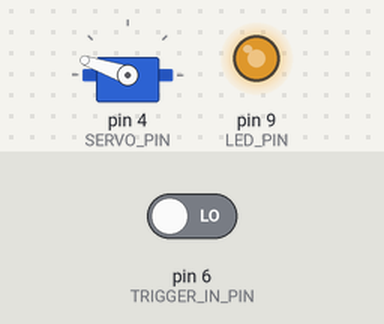
A sketch run on a simulated Arduino Uno, built with avr-gcc and run on an emulated ATmega328P. Parts: servo, output pins drawn as LEDs (lit = HIGH). Wiring (inferred from the names in the program): servo: signal pin 4. The inputs (shaded band) are chosen by the test bench; at power-on: pin 6 (TRIGGER_IN_PIN) LOW. Servo pulses on a pin are drawn as a servo (544–2400 µs = 0–180°); pins used as bus, display or sensor lines are not drawn.

Above: at 1.2 s.
1.3 s: pin 6 (TRIGGER_IN_PIN) driven HIGH
At 1.65 s:
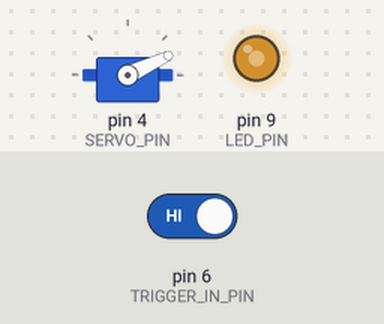
4.3 s: pin 6 (TRIGGER_IN_PIN) driven LOW
At 4.97 s:
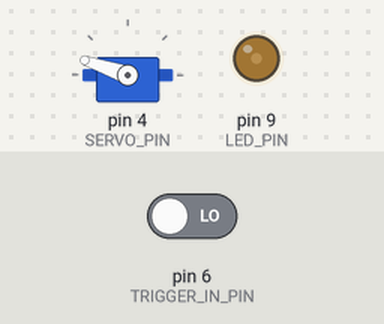
7.3 s: pin 6 (TRIGGER_IN_PIN) driven HIGH
At 7.7 s:
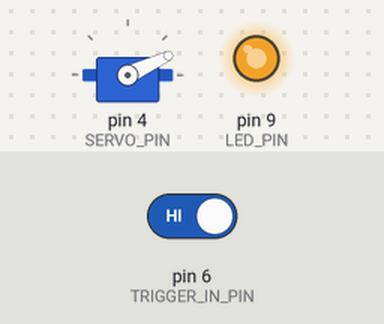
Timing chart, 0 to 16.3 s (numbered marks = the images above; inputs shaded):
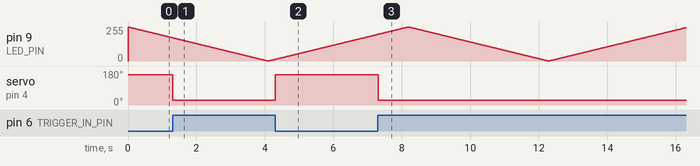

Measured:
- after the input at 1.3 s, servo on pin 4 (SERVO_PIN): 161° → 25° at once
- after the input at 4.3 s, servo on pin 4 (SERVO_PIN): 25° → 161° at once
- after the input at 7.3 s, servo on pin 4 (SERVO_PIN): 161° → 25° at once

The sketch:

barrier.ino
```cpp
#define LED_PIN 9
#define TRIGGER_IN_PIN 6
#define SERVO_PIN 4
void setup() {
  pinMode(TRIGGER_IN_PIN,INPUT);
  pinMode(LED_PIN,OUTPUT);
  pinMode(SERVO_PIN,OUTPUT);
  digitalWrite(SERVO_PIN,LOW);
}

unsigned long time = 0;

unsigned long last_servo_impulse = 0;

void servo_impulse(int us) {
  last_servo_impulse = millis();
  digitalWrite(SERVO_PIN,HIGH);
  delayMicroseconds(us);
  digitalWrite(SERVO_PIN,LOW);
}

int servo_state = 0;
unsigned long last_servo_switch = 0;

void switch_servo_state() {
  last_servo_switch = millis();
  servo_state = (servo_state+1)%3;
}

void loop() {
  time = millis();
  bool trigger_in = digitalRead(TRIGGER_IN_PIN);
  unsigned long servo_pulse_dtms = time - last_servo_impulse;
  unsigned long servo_dtms = time - last_servo_switch;

  unsigned char val = (time % 4096) >> 4;
  bool parity = 0==(time / 4096)%2;
  if(parity) val = 255-val;

  if(servo_dtms > 2000) switch_servo_state();

  if(servo_pulse_dtms >= 20) {
    int servo_val;
    //servo_val = 800 + 700*servo_state;
    /*servo_val = (int)(1400*((time % 4096)/4095.0f));
    if(parity) servo_val = 2200 - servo_val;
    else servo_val = 800 + servo_val;*/
    servo_val = (trigger_in)?800:2200;
    servo_impulse(servo_val);
  }

  analogWrite(LED_PIN,val);
}
```
